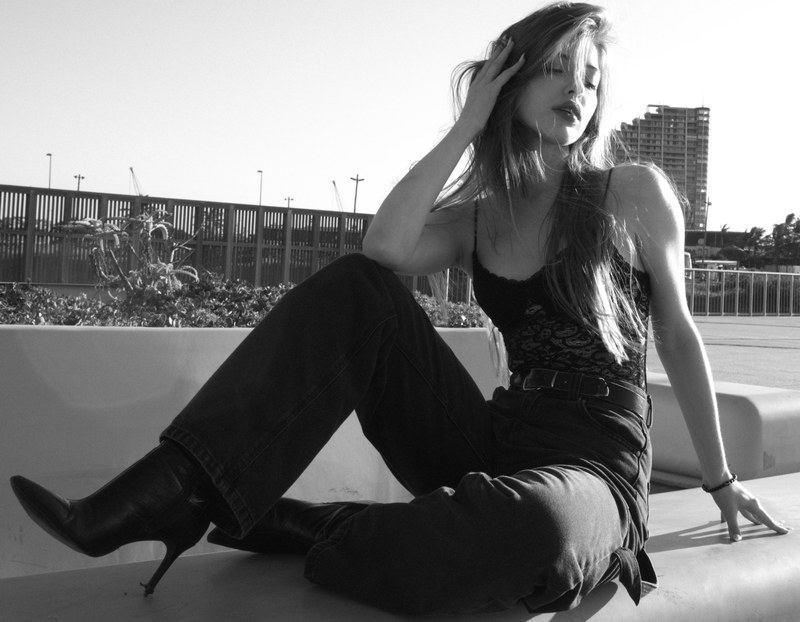
#> input picture mockups-v2/img/band.jpg, 800 x 622 px
$ python -i crop-quality.py   (imports and definitions only)
#> lines starting #> are read from the running program, lines starting #| are printed output that depends on the picture
#> further down, picture is the input picture: PIL image 800x622 RGB; min 0, max 255, mean 121.9
# Per-image crop-quality + subject-resolution analysis of the 30 delivered mobile images.
# Measured facts only. No estimates.
import os, json
from PIL import Image, ImageFilter

BASE = r"C:\Users\Operations 3\Documents\HERMES\01_Projects\shutterhaus-site\mobile-audit"
SERVED = os.path.join(BASE, "served")
LOCAL = r"C:\Users\Operations 3\Documents\HERMES\01_Projects\shutterhaus-site\public\gallery"

VIEWPORT_CSS = 393.0
DPR = 3.0

# [1 line not run here, left out]

def saliency(im):
    """Gradient-magnitude saliency proxy on a downscaled greyscale copy."""
    g = im.convert("L")
    g = g.resize((160, int(160 * im.height / im.width)), Image.BILINEAR)
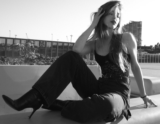
#> g: PIL image 160x124 L; min 10, max 255, mean 121.9
    e = g.filter(ImageFilter.FIND_EDGES)
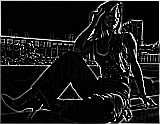
#> e: PIL image 160x124 L; min 0, max 255, mean 24.9
    px = list(e.getdata())
#> px = 19840 values, max 255 at index 155, min 0 at index 161, mean 24.89
    tot = sum(px) or 1
#> tot = 493775
    return e, px, tot

rows = []
# [69 lines not run here, left out]
tot = sum(r["bytes"] for r in rows)
# [2 lines not run here, left out]

>>> from PIL import Image
>>> picture = Image.open('../mockups-v2/img/band.jpg')
>>> result = saliency(picture)
